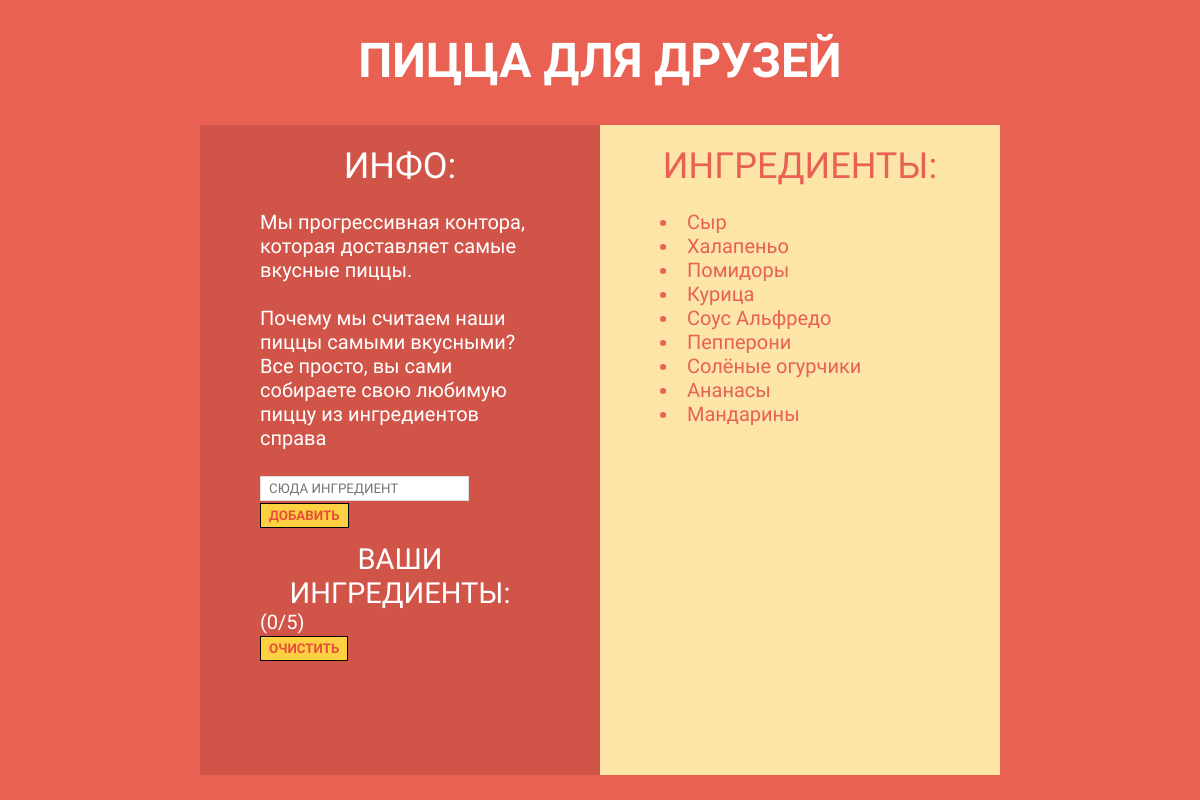
/index, run on the app's committed database.
### tables this page shows
CREATE TABLE "ingredients" (
	"id"	INTEGER NOT NULL UNIQUE,
	"name"	TEXT NOT NULL,
	PRIMARY KEY("id" AUTOINCREMENT)
);

### app.py (the view, shortened to what this page needs)
@app.route("/", methods=["GET", "POST"])
@app.route("/index", methods=["GET", "POST"])
def index():
    if 'session' not in session:
        session['session'] = token_urlsafe(32)
    selected_items, count = db.select_ingredients_by_session(session['session'])
    return render_template("index.html", selected=selected_items, all=db.select_all_ingredients(), count=count)

### vuln_db.py (called while the page is built)
def select_all_ingredients():
    con = sqlite3.connect("pizza.db")
    cur = con.cursor()
    cur.execute("SELECT name FROM ingredients WHERE name NOT LIKE 'surctf_s%'")
    out = [item[0] for item in cur.fetchall()]
    return out

def select_ingredients_by_session(session):
    con = sqlite3.connect("pizza.db")
    cur = con.cursor()
    cur.execute("SELECT name FROM ingredients WHERE ingredients.id IN (SELECT ingredient_id FROM sessions WHERE session=?)", (session, ))
    out = [item[0] for item in cur.fetchall()]
    print(out)
    return out, len(out)

### templates/index.html (shortened to what this page needs)
<!DOCTYPE html>
<html lang="ru">
<head>
</head>
<body>
  <div id="app">
    <h1 class="title">ПИЦЦА ДЛЯ ДРУЗЕЙ</h1>
    <div class="box">
      <div class="left-container">
        <div class="option"><span id="white">ИНФО:</span></div>
        <div class="option-container">
          <span id="white">Мы прогрессивная контора, которая доставляет самые вкусные пиццы.</span><br><br>
          <span id="white">Почему мы считаем наши пиццы самыми вкусными?</span>
          <span id="white">Все просто, вы сами собираете свою любимую пиццу из ингредиентов справа</span>
          <br><br>
          <form action="" method="post">
            <input name="item" type="text" placeholder="СЮДА ИНГРЕДИЕНТ" required>
            <input type="submit" value="Добавить">
          </form>
          <div class="option-list"><span id="white">ВАШИ ИНГРЕДИЕНТЫ:</span></div>
          <span id="white">({{ count }}/5)</span>
          <form action="/reset">
            <input type="submit" value="Очистить">
          </form>
        </div>
      </div>
      <div class="right-container">
        <div class="option">ИНГРЕДИЕНТЫ:</div>
        <div class="option-container">
          {% for item in all %}
          <li>{{ item }}</li>
          {% endfor %}
        </div>
      </div>
    </div>
  </div>
</body>
</html>

### static/css/style.css (style rules this page uses)
body { background: #e86152; }
.title { font-size: 3em; font-weight: 700; color: white; text-transform: uppercase; font-family: "Alice"; text-align: center; }
.option { font-size: 2.25em; font-weight: 500; color: #e86152; margin-top: 5%; text-transform: uppercase; font-family: "Alice"; text-align: center; }
#white { color: white; }
.box { position: relative; display: block; margin: auto; margin-top: 3%; width: 800px; height: 650px; background: white; }
.left-container { position: absolute; height: 100%; width: 50%; left: 0%; background: #d15449; }
.right-container { position: absolute; height: 100%; width: 50%; right: 0%; background: #fde4a7; }
.option-container { position: absolute; width: 70%; height: 50%; top: 10%; left: 15%; z-index: 2; background: none; font-family: "Alice"; color: #e86152; margin-top: 5%; font-size: 1.25em; font-weight: 500; }
.option-list { font-size: 1.45em; font-weight: 500; color: #e86152; margin-top: 5%; text-transform: uppercase; font-family: "Alice"; text-align: center; }
li { list-style-type: disc; }
input[type="text"] { border: 1px solid #ddd; padding: 4px 8px; }
input[placeholder] { border: 1px solid #ddd; padding: 4px 8px; font-family: "Alice"; }
input[type="submit"] { font-weight: bold; padding: 4px 8px; border: 1px solid #000; background: #ffd142; color: #e64f3b; text-transform: uppercase; font-family: "Alice"; }

### data on the page
ingredients: name "Cыр"
ingredients: name "Халапеньо"
ingredients: name "Помидоры"
ingredients: name "Курица"
ingredients: name "Соус Альфредо"
ingredients: name "Пепперони"
ingredients: name "Солёные огурчики"
ingredients: name "Ананасы"
ingredients: name "Мандарины"

### other printed values
{{ count }} "0"
